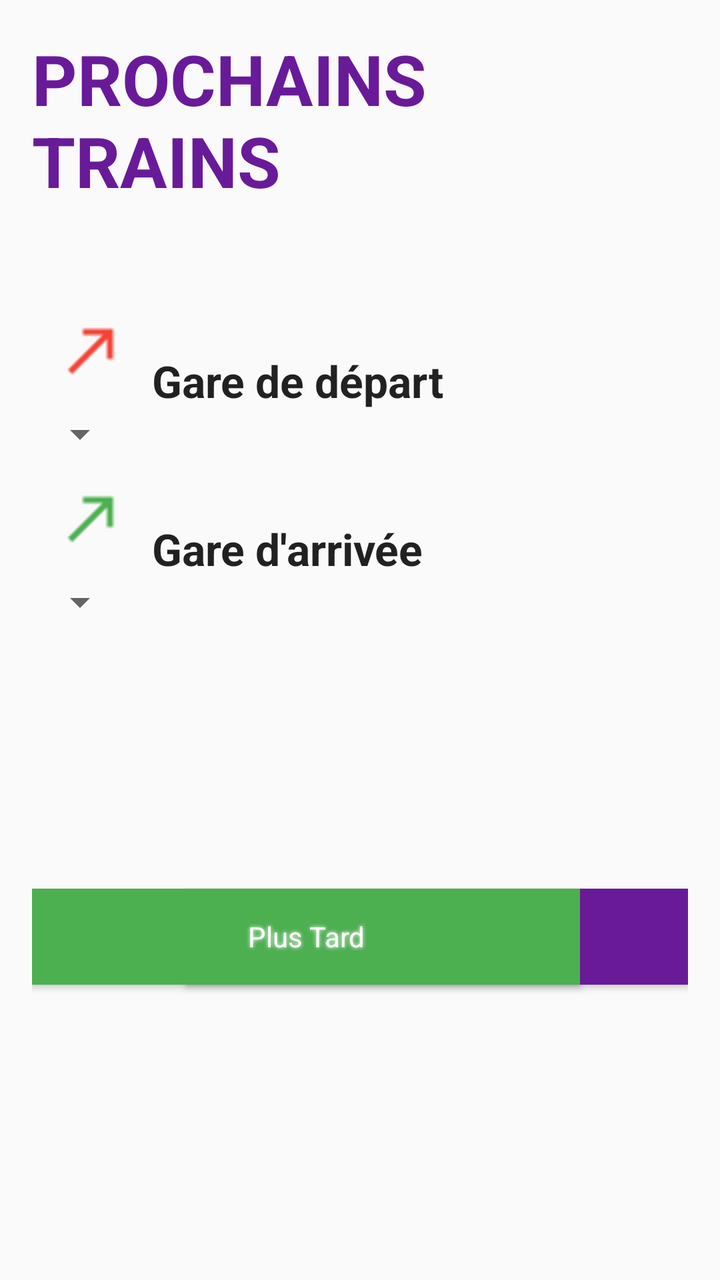
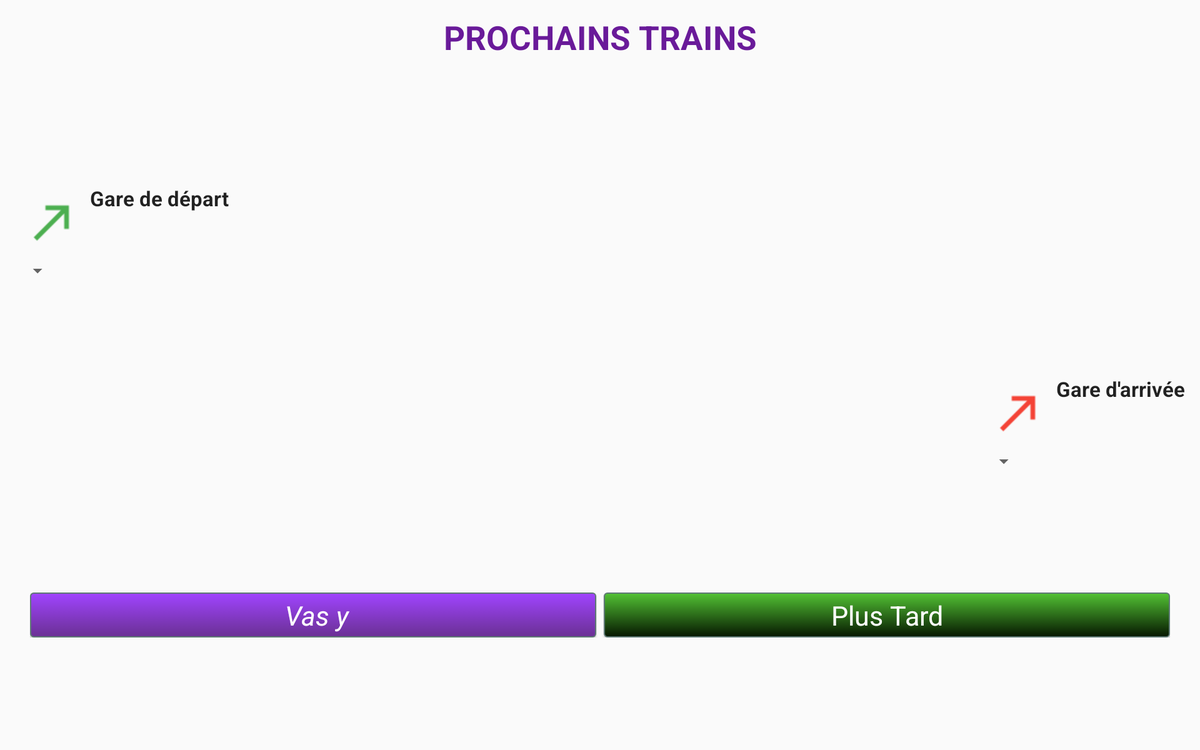

One screen, two layout resources from the same app: the default and the repository's alternative for another configuration. Each is rendered where Android would select it; the XML of both is given below.
<!-- AndroidManifest.xml: application theme AppTheme -->
<!-- res/layout/content_main.xml -->
<RelativeLayout xmlns:android="http://schemas.android.com/apk/res/android"
    xmlns:app="http://schemas.android.com/apk/res-auto"
    xmlns:tools="http://schemas.android.com/tools"
    android:layout_width="match_parent"
    android:layout_height="match_parent"
    android:paddingBottom="@dimen/activity_vertical_margin"
    android:paddingLeft="@dimen/activity_horizontal_margin"
    android:paddingRight="@dimen/activity_horizontal_margin"
    android:paddingTop="@dimen/activity_vertical_margin"
    app:layout_behavior="@string/appbar_scrolling_view_behavior"
    tools:context="com.example.user.projectwithzied.MainActivity"
    tools:showIn="@layout/activity_main">

    <TextView
        android:layout_width="wrap_content"
        android:layout_height="wrap_content"
        android:text="PROCHAINS TRAINS"
        android:textSize="35dp"
        android:elevation="5dp"
        android:textColor="@color/mauve"
        android:textStyle="bold"
        android:id="@+id/title"
        android:layout_alignParentTop="true"
        android:layout_centerHorizontal="true" />

    <TextView
        android:layout_width="wrap_content"
        android:layout_height="wrap_content"
        android:textAppearance="?android:attr/textAppearanceLarge"
        android:text="Gare de départ"


        android:id="@+id/depart"
        android:textStyle="bold"

        android:layout_marginTop="72dp"
        android:layout_below="@+id/title"
        android:layout_toRightOf="@+id/imageView2"
        android:layout_toEndOf="@+id/imageView2" />

    <TextView
        android:layout_width="wrap_content"
        android:layout_height="wrap_content"
        android:textAppearance="?android:attr/textAppearanceLarge"
        android:text="Gare d&apos;arrivée"

        android:textStyle="bold"
        android:id="@+id/arrivee"
        android:layout_above="@+id/spinnerarr"
        android:layout_alignLeft="@+id/depart"
        android:layout_alignStart="@+id/depart" />

    <Spinner
        android:layout_width="wrap_content"
        android:layout_height="wrap_content"
        android:id="@+id/spinner"
        android:gravity="center"
        android:layout_below="@+id/depart"
        android:layout_alignParentLeft="true"
        android:layout_alignParentStart="true"
       />

    <Spinner
        android:layout_width="wrap_content"
        android:layout_height="wrap_content"
        android:id="@+id/spinnerarr"
        android:layout_below="@+id/imageView3"
        android:layout_alignParentLeft="true"
        android:layout_alignParentStart="true"
        />

    <ImageView
        android:layout_width="wrap_content"
        android:layout_height="wrap_content"
        android:src="@drawable/fleche_rouge"
        android:id="@+id/imageView2"
        android:layout_above="@+id/spinner"
        android:layout_alignParentLeft="true"
        android:layout_alignParentStart="true"
        android:layout_alignRight="@+id/imageView3"
        android:layout_alignEnd="@+id/imageView3" />
    <ImageView
        android:layout_width="wrap_content"
        android:layout_height="wrap_content"
        android:src="@drawable/fleche_vert"

        android:id="@+id/imageView3"
        android:layout_below="@+id/spinner"
        android:layout_alignParentLeft="true"
        android:layout_alignParentStart="true" />


    <ImageButton
        android:layout_width="wrap_content"
        android:layout_height="wrap_content"
        android:id="@+id/imageButton"
        android:background="@color/white"
        android:src="@drawable/ic_action_room"
        android:layout_alignTop="@+id/imageView2"
        android:layout_alignParentRight="true"
        android:layout_alignParentEnd="true" />

    <RelativeLayout
        android:orientation="vertical"
        android:layout_width="match_parent"
        android:layout_height="match_parent"

        android:layout_below="@+id/spinnerarr">

        <Button
            style="@style/MyButton"
            android:layout_width="251dp"
            android:layout_height="wrap_content"
            android:text="Partir maintenant"
            android:textStyle="italic"
            android:elevation="5dp"
            android:background="@color/mauve"
            android:id="@+id/maintenant"
            android:layout_alignParentRight="true"
            android:layout_alignParentEnd="true"
            android:layout_alignBottom="@+id/partirpl"
            android:layout_alignTop="@+id/partirpl"
            android:shadowColor="@color/white"
            android:shadowDx="0"
            android:shadowDy="0"
            android:shadowRadius="5"
            />
        <Button style="@style/MyButton"
            android:layout_width="274dp"
            android:layout_height="wrap_content"
            android:text="@string/plustard"
            android:textColor="@color/white"
            android:background="@color/green"
            android:id="@+id/partirpl"
            android:shadowColor="@color/white"
            android:shadowDx="0"
            android:shadowDy="0"
            android:shadowRadius="5"

            android:layout_gravity="right"
            android:layout_centerVertical="true"
            android:layout_alignParentLeft="true"
            android:layout_alignParentStart="true" />
    </RelativeLayout>
</RelativeLayout>
<!-- res/layout/activity_main.xml (included above) -->
<?xml version="1.0" encoding="utf-8"?>
<android.support.design.widget.CoordinatorLayout xmlns:android="http://schemas.android.com/apk/res/android"
    xmlns:app="http://schemas.android.com/apk/res-auto"
    xmlns:tools="http://schemas.android.com/tools"
    android:layout_width="match_parent"
    android:layout_height="match_parent"
    android:fitsSystemWindows="true"
    tools:context="com.example.user.projectwithzied.MainActivity">

    <android.support.design.widget.AppBarLayout
        android:layout_width="match_parent"
        android:layout_height="wrap_content"
        android:theme="@style/AppTheme.AppBarOverlay">

        <android.support.v7.widget.Toolbar
            android:id="@+id/toolbar"
            android:layout_width="match_parent"
            android:layout_height="?attr/actionBarSize"
            android:background="?attr/colorPrimary"
            app:popupTheme="@style/AppTheme.PopupOverlay" />

    </android.support.design.widget.AppBarLayout>

    <include layout="@layout/content_main" />



</android.support.design.widget.CoordinatorLayout>
<!-- resources referenced by this layout -->
<resources>
  <color name="green">#4CAF50</color>
  <color name="mauve">#691A99</color>
  <color name="white">#FFFFFF</color>
  <dimen name="activity_horizontal_margin">16dp</dimen>
  <dimen name="activity_vertical_margin">16dp</dimen>
  <!-- drawable fleche_rouge: png bitmap (drawable, 455 bytes) -->
  <!-- drawable fleche_vert: png bitmap (drawable, 456 bytes) -->
  <string name="plustard">Plus Tard</string>
  <style name="AppTheme.AppBarOverlay" parent="ThemeOverlay.AppCompat.Dark.ActionBar" />
  <style name="AppTheme.PopupOverlay" parent="ThemeOverlay.AppCompat.Light" />
  <!-- from res/values-v21/ -->
  <style name="MyButton" parent="android:Theme.Material">
          <item name="android:textColor">@color/white</item>
          <item name="colorControlHighlight">@color/colorPrimary</item>
          <item name="colorButtonNormal">@color/green</item>
          <item name="android:button">@drawable/mybtn</item>
          <item name="android:buttonStyle">@dimen/activity_horizontal_margin</item>
          <item name="android:shape">oval</item>
          <item name="android:shadowColor">@color/wallet_holo_blue_light</item>
  
      </style>
  <style name="AppTheme" parent="Theme.AppCompat.Light.DarkActionBar">
          
  
          <item name="colorPrimary">@color/colorPrimary</item>
          <item name="colorPrimaryDark">@color/colorPrimaryDark</item>
          <item name="colorAccent">@color/colorAccent</item>
      </style>
  <color name="colorPrimary">#3F51B5</color>
  <!-- drawable mybtn (drawable) -->
  <?xml version="1.0" encoding="utf-8"?>
  <selector xmlns:android="http://schemas.android.com/apk/res/android" >
      <item android:state_pressed="true" >
          <shape android:shape="rectangle"  >
              <corners android:radius="2dp" />
              <stroke android:width="1dip" android:color="#5e7974" />
              <gradient android:angle="-90" android:startColor="#345953" android:endColor="#689a92"  />
          </shape>
      </item>
      <item android:state_focused="true">
          <shape android:shape="rectangle"  >
              <corners android:radius="3dip" />
              <stroke android:width="1dip" android:color="#5e7974" />
              <solid android:color="#58857e"/>
          </shape>
      </item>
      <item >
          <shape android:shape="rectangle"  >
              <corners android:radius="3dip" />
              <stroke android:width="1dip" android:color="#5e7974" />
              <gradient android:angle="-90" android:startColor="#52c234" android:endColor="#061700" />
          </shape>
      </item>
  
  </selector>
  <color name="colorPrimaryDark">#303F9F</color>
  <color name="colorAccent">#FF4081</color>
</resources>
<!-- res/layout-xlarge/content_main.xml (the repository's variant of the layout above) -->
<!-- drawn on a large tablet held sideways -->
<RelativeLayout xmlns:android="http://schemas.android.com/apk/res/android"
    xmlns:app="http://schemas.android.com/apk/res-auto"
    xmlns:tools="http://schemas.android.com/tools"
    android:layout_width="wrap_content"
    android:layout_height="match_parent"

    android:paddingBottom="@dimen/activity_vertical_margin"
    android:paddingLeft="@dimen/activity_horizontal_margin"
    android:paddingRight="@dimen/activity_horizontal_margin"
    android:paddingTop="@dimen/activity_vertical_margin"
    app:layout_behavior="@string/appbar_scrolling_view_behavior"
    tools:context="com.example.user.projectwithzied.MainActivity"
    tools:showIn="@layout/activity_main">
    <LinearLayout
        android:id="@+id/titre"
        android:orientation="vertical"
        android:layout_width="match_parent"
        android:layout_height="wrap_content">
        <TextView
            android:layout_width="match_parent"
            android:layout_height="wrap_content"
            android:text="PROCHAINS TRAINS"
            android:textSize="35dp"
            android:gravity="center"
            android:elevation="5dp"
            android:textColor="@color/mauve"
            android:textStyle="bold"
            android:id="@+id/title"
            android:layout_alignParentTop="true"
            android:layout_centerHorizontal="true" />
    </LinearLayout>
    <LinearLayout
        android:id="@+id/departure"
        android:orientation="vertical"
        android:layout_width="wrap_content"
        android:layout_height="wrap_content"
        android:layout_below="@+id/titre"
        android:layout_alignParentRight="true"
        android:layout_alignParentEnd="true"
        android:layout_marginTop="45dp"></LinearLayout>
    <LinearLayout

        android:orientation="vertical"
        android:layout_width="wrap_content"
        android:layout_height="wrap_content"
        android:layout_centerVertical="true"
        android:layout_alignParentLeft="true"
        android:layout_alignParentStart="true"
        android:id="@+id/linearLayout"
        android:weightSum="1">

    </LinearLayout>


    <LinearLayout
        android:id="@+id/page_buttons"
        android:orientation="horizontal"
        android:layout_width="fill_parent"
        android:layout_height="wrap_content"
        android:gravity="center_horizontal"
        android:paddingBottom="@dimen/activity_vertical_margin"
        android:paddingLeft="@dimen/activity_horizontal_margin"
        android:paddingRight="@dimen/activity_horizontal_margin"
        android:paddingTop="@dimen/activity_vertical_margin"
        android:layout_gravity="center|left"
        android:layout_alignParentBottom="true"
        android:layout_alignRight="@+id/departure"
        android:layout_alignEnd="@+id/departure"
        android:layout_marginBottom="88dp">

        <Button

            style="@style/MyButton"
            android:layout_width="match_parent"
            android:layout_height="match_parent"
            android:layout_weight="1"
            android:text=" Vas y"


                  android:textStyle="italic"
                 android:height="32dp"
                    android:paddingLeft="16dp"
                    android:paddingRight="16dp"



                    android:layout_alignParentRight="true"
                    android:layout_alignParentEnd="true"
                    android:layout_alignBottom="@+id/partirpl"
                    android:layout_alignTop="@+id/partirpl"
            android:textSize="13pt"


            android:background="@drawable/mybtnmauve"
            android:id="@+id/maintenant"
            android:layout_marginRight="@dimen/button_margin"
            />

        <Button style="@style/MyButton"
            android:layout_width="match_parent"
            android:layout_height="wrap_content"
            android:layout_weight="1"
            android:text="@string/plustard"
            android:textColor="@color/white"
            android:background="@drawable/mybtn"
            android:id="@+id/partirpl"

            android:layout_marginLeft="@dimen/button_margin"

            android:textSize="13pt"
            />
    </LinearLayout>

    <RelativeLayout

        android:orientation="horizontal"
        android:layout_width="match_parent"
        android:layout_height="wrap_content"
        android:layout_above="@+id/linearLayout"
        android:layout_alignParentRight="true"
        android:layout_alignParentEnd="true"
        android:layout_marginBottom="99dp">






        <TextView

            android:layout_width="wrap_content"
            android:layout_height="wrap_content"
            android:textAppearance="?android:attr/textAppearanceLarge"
            android:text="Gare de départ"
            android:drawableLeft="@drawable/greenarrowlarge"

            android:id="@+id/depart"
            android:textStyle="bold"

            android:layout_gravity="center_horizontal"
            android:layout_alignParentTop="true"
            android:layout_toRightOf="@+id/imageView3"
            android:layout_toEndOf="@+id/imageView3" />
        



        <Spinner
            android:layout_width="wrap_content"
            android:layout_height="wrap_content"
            android:id="@+id/spinner"
            android:paddingTop="10dp"
            android:gravity="center"
            android:layout_below="@+id/depart"
            android:layout_alignParentLeft="true"
            android:layout_alignParentStart="true" />

    </RelativeLayout>



    <RelativeLayout
        android:layout_width="wrap_content"
        android:layout_height="108dp"
        android:layout_below="@+id/linearLayout"
        android:layout_alignParentRight="true"
        android:layout_alignParentEnd="true"
        android:id="@+id/relativeLayout3"
        android:layout_above="@+id/page_buttons">

        <TextView
            android:layout_width="wrap_content"
            android:layout_height="wrap_content"
            android:textAppearance="?android:attr/textAppearanceLarge"
            android:text="Gare d&apos;arrivée"
            android:drawableLeft="@drawable/redarrowlarge"
            android:gravity="left"
            android:textStyle="bold"
            android:id="@+id/arrivee"
            android:layout_gravity="center_horizontal"
            android:layout_alignParentTop="true"
            android:layout_toRightOf="@+id/imageView2"
            android:layout_toEndOf="@+id/imageView2" />



        <Spinner
            android:layout_width="wrap_content"
            android:layout_height="wrap_content"
            android:id="@+id/spinnerarr"
            android:paddingTop="10dp"
            android:layout_alignParentLeft="true"
            android:layout_alignParentStart="true"
            android:layout_below="@+id/arrivee" />
    </RelativeLayout>

</RelativeLayout>
<!-- res/layout/content_main.xml (included above) -->
<RelativeLayout xmlns:android="http://schemas.android.com/apk/res/android"
    xmlns:app="http://schemas.android.com/apk/res-auto"
    xmlns:tools="http://schemas.android.com/tools"
    android:layout_width="match_parent"
    android:layout_height="match_parent"
    android:paddingBottom="@dimen/activity_vertical_margin"
    android:paddingLeft="@dimen/activity_horizontal_margin"
    android:paddingRight="@dimen/activity_horizontal_margin"
    android:paddingTop="@dimen/activity_vertical_margin"
    app:layout_behavior="@string/appbar_scrolling_view_behavior"
    tools:context="com.example.user.projectwithzied.MainActivity"
    tools:showIn="@layout/activity_main">

    <TextView
        android:layout_width="wrap_content"
        android:layout_height="wrap_content"
        android:text="PROCHAINS TRAINS"
        android:textSize="35dp"
        android:elevation="5dp"
        android:textColor="@color/mauve"
        android:textStyle="bold"
        android:id="@+id/title"
        android:layout_alignParentTop="true"
        android:layout_centerHorizontal="true" />

    <TextView
        android:layout_width="wrap_content"
        android:layout_height="wrap_content"
        android:textAppearance="?android:attr/textAppearanceLarge"
        android:text="Gare de départ"


        android:id="@+id/depart"
        android:textStyle="bold"

        android:layout_marginTop="72dp"
        android:layout_below="@+id/title"
        android:layout_toRightOf="@+id/imageView2"
        android:layout_toEndOf="@+id/imageView2" />

    <TextView
        android:layout_width="wrap_content"
        android:layout_height="wrap_content"
        android:textAppearance="?android:attr/textAppearanceLarge"
        android:text="Gare d&apos;arrivée"

        android:textStyle="bold"
        android:id="@+id/arrivee"
        android:layout_above="@+id/spinnerarr"
        android:layout_alignLeft="@+id/depart"
        android:layout_alignStart="@+id/depart" />

    <Spinner
        android:layout_width="wrap_content"
        android:layout_height="wrap_content"
        android:id="@+id/spinner"
        android:gravity="center"
        android:layout_below="@+id/depart"
        android:layout_alignParentLeft="true"
        android:layout_alignParentStart="true"
       />

    <Spinner
        android:layout_width="wrap_content"
        android:layout_height="wrap_content"
        android:id="@+id/spinnerarr"
        android:layout_below="@+id/imageView3"
        android:layout_alignParentLeft="true"
        android:layout_alignParentStart="true"
        />

    <ImageView
        android:layout_width="wrap_content"
        android:layout_height="wrap_content"
        android:src="@drawable/fleche_rouge"
        android:id="@+id/imageView2"
        android:layout_above="@+id/spinner"
        android:layout_alignParentLeft="true"
        android:layout_alignParentStart="true"
        android:layout_alignRight="@+id/imageView3"
        android:layout_alignEnd="@+id/imageView3" />
    <ImageView
        android:layout_width="wrap_content"
        android:layout_height="wrap_content"
        android:src="@drawable/fleche_vert"

        android:id="@+id/imageView3"
        android:layout_below="@+id/spinner"
        android:layout_alignParentLeft="true"
        android:layout_alignParentStart="true" />


    <ImageButton
        android:layout_width="wrap_content"
        android:layout_height="wrap_content"
        android:id="@+id/imageButton"
        android:background="@color/white"
        android:src="@drawable/ic_action_room"
        android:layout_alignTop="@+id/imageView2"
        android:layout_alignParentRight="true"
        android:layout_alignParentEnd="true" />

    <RelativeLayout
        android:orientation="vertical"
        android:layout_width="match_parent"
        android:layout_height="match_parent"

        android:layout_below="@+id/spinnerarr">

        <Button
            style="@style/MyButton"
            android:layout_width="251dp"
            android:layout_height="wrap_content"
            android:text="Partir maintenant"
            android:textStyle="italic"
            android:elevation="5dp"
            android:background="@color/mauve"
            android:id="@+id/maintenant"
            android:layout_alignParentRight="true"
            android:layout_alignParentEnd="true"
            android:layout_alignBottom="@+id/partirpl"
            android:layout_alignTop="@+id/partirpl"
            android:shadowColor="@color/white"
            android:shadowDx="0"
            android:shadowDy="0"
            android:shadowRadius="5"
            />
        <Button style="@style/MyButton"
            android:layout_width="274dp"
            android:layout_height="wrap_content"
            android:text="@string/plustard"
            android:textColor="@color/white"
            android:background="@color/green"
            android:id="@+id/partirpl"
            android:shadowColor="@color/white"
            android:shadowDx="0"
            android:shadowDy="0"
            android:shadowRadius="5"

            android:layout_gravity="right"
            android:layout_centerVertical="true"
            android:layout_alignParentLeft="true"
            android:layout_alignParentStart="true" />
    </RelativeLayout>
</RelativeLayout>
<!-- resources referenced by the variant -->
<!-- as a large tablet held sideways resolves them -->
<resources>
  <color name="green">#4CAF50</color>
  <color name="mauve">#691A99</color>
  <color name="white">#FFFFFF</color>
  <dimen name="activity_horizontal_margin">16dp</dimen>
  <dimen name="activity_vertical_margin">16dp</dimen>
  <dimen name="button_margin">4dp</dimen>
  <!-- drawable fleche_rouge: png bitmap (drawable, 455 bytes) -->
  <!-- drawable fleche_vert: png bitmap (drawable, 456 bytes) -->
  <!-- drawable greenarrowlarge: png bitmap (drawable-large, 566 bytes) -->
  <!-- drawable mybtn (drawable) -->
  <?xml version="1.0" encoding="utf-8"?>
  <selector xmlns:android="http://schemas.android.com/apk/res/android" >
      <item android:state_pressed="true" >
          <shape android:shape="rectangle"  >
              <corners android:radius="2dp" />
              <stroke android:width="1dip" android:color="#5e7974" />
              <gradient android:angle="-90" android:startColor="#345953" android:endColor="#689a92"  />
          </shape>
      </item>
      <item android:state_focused="true">
          <shape android:shape="rectangle"  >
              <corners android:radius="3dip" />
              <stroke android:width="1dip" android:color="#5e7974" />
              <solid android:color="#58857e"/>
          </shape>
      </item>
      <item >
          <shape android:shape="rectangle"  >
              <corners android:radius="3dip" />
              <stroke android:width="1dip" android:color="#5e7974" />
              <gradient android:angle="-90" android:startColor="#52c234" android:endColor="#061700" />
          </shape>
      </item>
  
  </selector>
  <!-- drawable mybtnmauve (drawable) -->
  <?xml version="1.0" encoding="utf-8"?>
  <selector xmlns:android="http://schemas.android.com/apk/res/android" >
      <item android:state_pressed="true" >
          <shape android:shape="rectangle"  >
              <corners android:radius="2dp" />
              <stroke android:width="1dip" android:color="#5e7974" />
              <gradient android:angle="-90" android:startColor="#345953" android:endColor="#689a92"  />
          </shape>
      </item>
      <item android:state_focused="true">
          <shape android:shape="rectangle"  >
              <corners android:radius="3dip" />
              <stroke android:width="1dip" android:color="#5e7974" />
              <solid android:color="#58857e"/>
          </shape>
      </item>
      <item >
          <shape android:shape="rectangle"  >
              <corners android:radius="3dip" />
              <stroke android:width="1dip" android:color="#5e7974" />
              <gradient android:angle="-90" android:startColor="#a044ff" android:endColor="#6a3093" />
          </shape>
      </item>
  </selector>
  <!-- drawable redarrowlarge: png bitmap (drawable-large, 586 bytes) -->
  <string name="plustard">Plus Tard</string>
  <style name="AppTheme.AppBarOverlay" parent="ThemeOverlay.AppCompat.Dark.ActionBar" />
  <style name="AppTheme.PopupOverlay" parent="ThemeOverlay.AppCompat.Light" />
  <!-- from res/values-v21/ -->
  <style name="MyButton" parent="android:Theme.Material">
          <item name="android:textColor">@color/white</item>
          <item name="colorControlHighlight">@color/colorPrimary</item>
          <item name="colorButtonNormal">@color/green</item>
          <item name="android:button">@drawable/mybtn</item>
          <item name="android:buttonStyle">@dimen/activity_horizontal_margin</item>
          <item name="android:shape">oval</item>
          <item name="android:shadowColor">@color/wallet_holo_blue_light</item>
  
      </style>
  <style name="AppTheme" parent="Theme.AppCompat.Light.DarkActionBar">
          
  
          <item name="colorPrimary">@color/colorPrimary</item>
          <item name="colorPrimaryDark">@color/colorPrimaryDark</item>
          <item name="colorAccent">@color/colorAccent</item>
      </style>
  <color name="colorPrimary">#3F51B5</color>
  <color name="colorPrimaryDark">#303F9F</color>
  <color name="colorAccent">#FF4081</color>
</resources>
